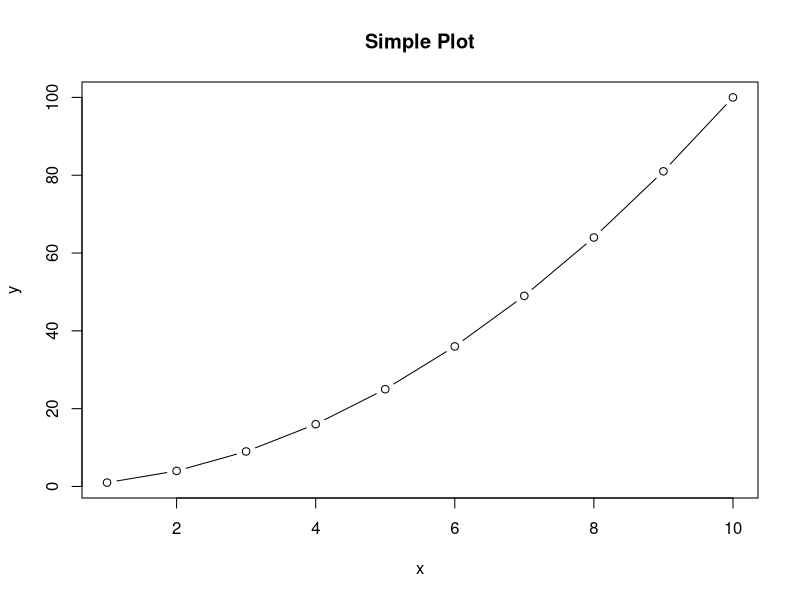

This figure's R source:
## ---- chunk 1
# Simple calculation
x <- 1:10
y <- x^2
plot(x, y, main = "Simple Plot", type = "b")
